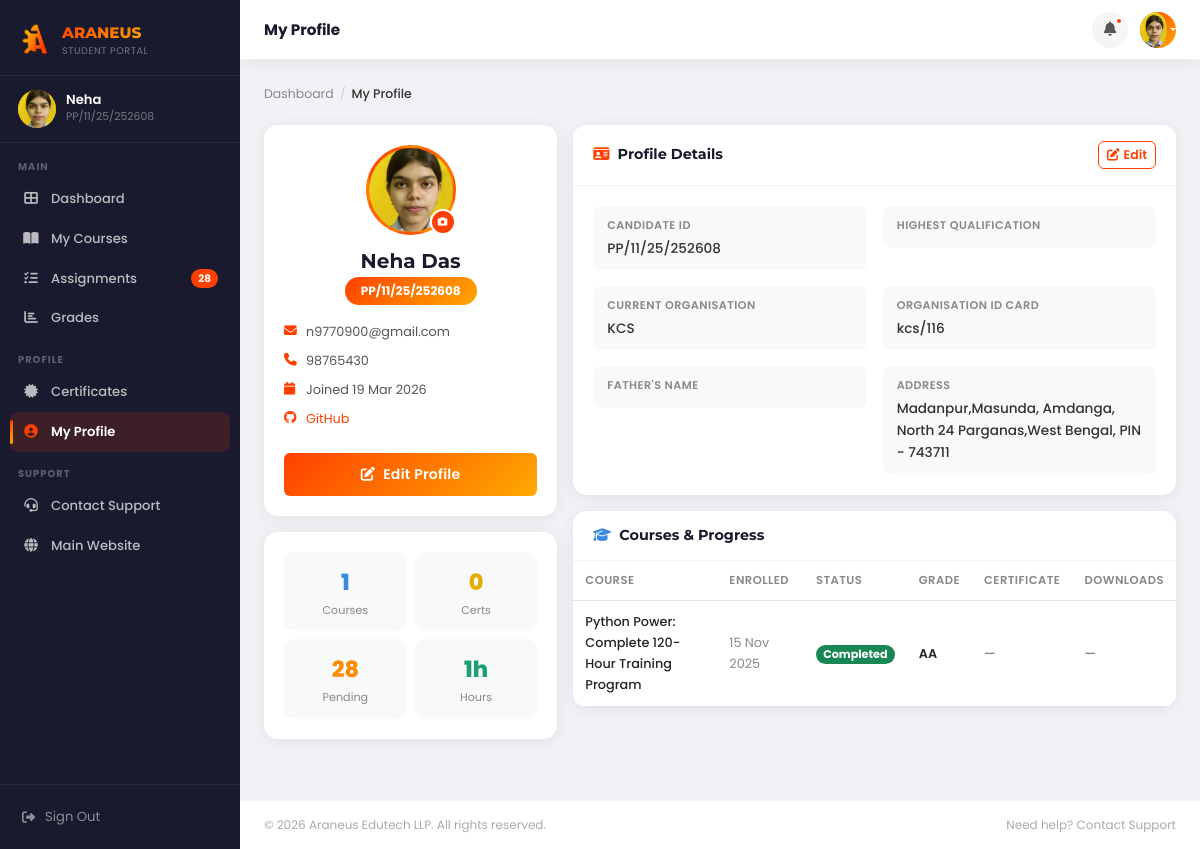
Before: /portal/profile.php (signed in) with the older database file.
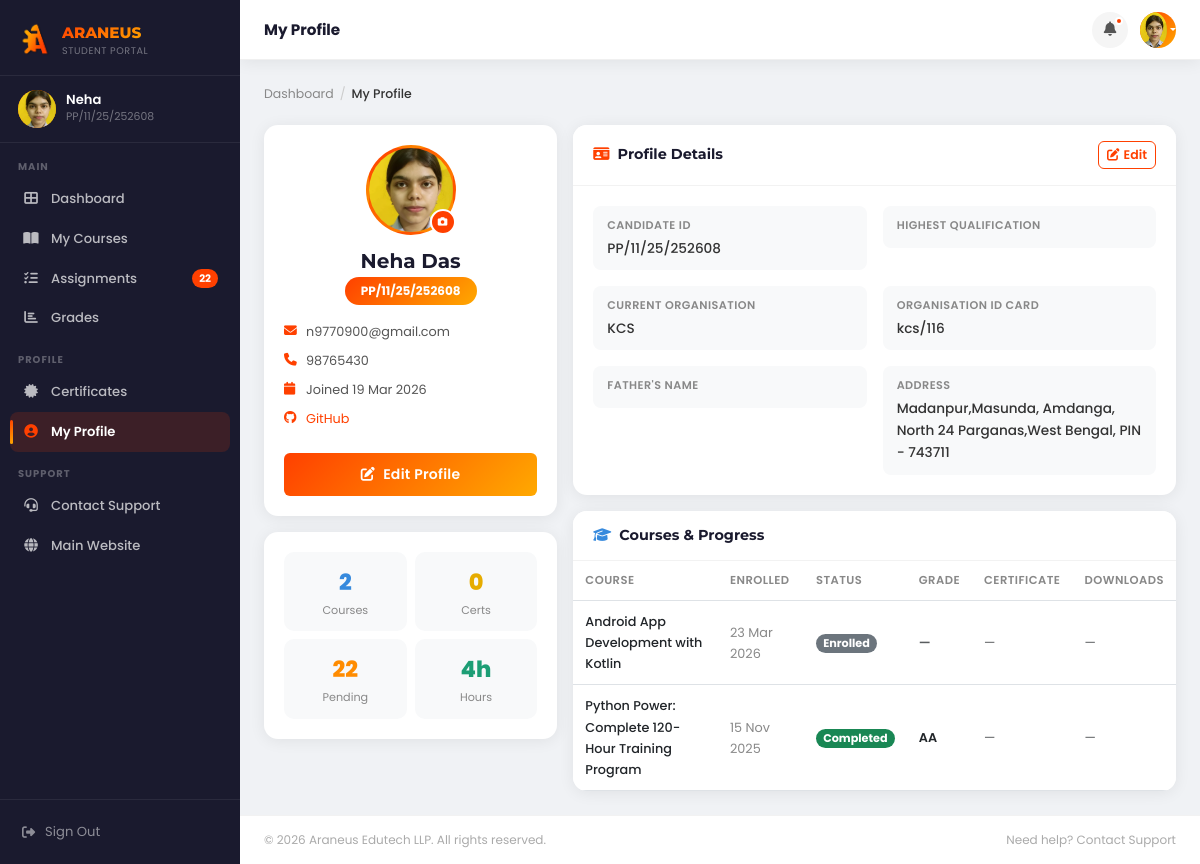
After: the same page with the newer database file.
### tables this page shows
CREATE TABLE `enrollments` (
  `id` int(11) NOT NULL,
  `student_id` int(11) NOT NULL,
  `course_id` int(11) DEFAULT NULL,
  `enrollment_date` date NOT NULL,
  `completion_date` date DEFAULT NULL,
  `status` enum('enrolled','in_progress','completed','dropped') DEFAULT 'enrolled',
  `grade` varchar(10) DEFAULT NULL,
  `certificate_issued` tinyint(1) DEFAULT 0,
  `certificate_id` varchar(50) DEFAULT NULL,
  `notes` text DEFAULT NULL,
  `attendance_sheet` varchar(255) DEFAULT NULL,
  `payment_receipt` varchar(255) DEFAULT NULL,
  `project_report` varchar(255) DEFAULT NULL,
  `created_at` timestamp NOT NULL DEFAULT current_timestamp()
);

CREATE TABLE `courses` (
  `id` int(11) NOT NULL,
  `title` varchar(150) NOT NULL,
  `description` text DEFAULT NULL,
  `duration` varchar(50) DEFAULT NULL,
  `mode` enum('Online','Offline','Hybrid','') NOT NULL,
  `fee` decimal(10,2) DEFAULT NULL,
  `category` varchar(50) DEFAULT NULL,
  `instructor` varchar(100) DEFAULT NULL,
  `image_url` varchar(255) DEFAULT NULL,
  `syllabus_file` varchar(255) DEFAULT NULL,
  `is_active` tinyint(1) DEFAULT 1,
  `created_at` timestamp NOT NULL DEFAULT current_timestamp(),
  `program_format` varchar(100) DEFAULT NULL,
  `tools_provided` text DEFAULT NULL,
  `hardware_kit` text DEFAULT NULL,
  `certification_type` varchar(50) DEFAULT NULL
);

### includes/database.php (called while the page is built, shortened)
<?php
class Database {
    private $host = DB_HOST;
    private $user = DB_USER;
    private $pass = DB_PASS;
    private $dbname = DB_NAME;
    private $conn;
    private function connect() {
        $this->conn = new mysqli($this->host, $this->user, $this->pass, $this->dbname);
        $this->conn->set_charset("utf8");
    }
    public function getConnection() {
        return $this->conn;
    }
}
?>

### controller/Auth.php (called while the page is built, shortened)
<?php
class Auth {
    public function __construct() {
        require_once __DIR__ . '/../includes/database.php';
        $database = new Database();
    }
    public function getStudentId(){ return $_SESSION['student_id'] ?? null; }
}
?>

### portal/profile.php (the view, shortened to what the changed rows need)
<?php
require_once 'includes/header.php';
$enrollments = [];
$stmt = $conn->prepare("
    SELECT e.*, c.title AS course_name, c.syllabus_file,
           cert.id AS cert_db_id, cert.issue_date, cert.expiry_date, cert.file_path AS cert_file
    FROM enrollments e
    LEFT JOIN courses c ON e.course_id = c.id
    LEFT JOIN certificates cert ON e.certificate_id = cert.certificate_id
    WHERE e.student_id = ?
    ORDER BY e.enrollment_date DESC
");
$stmt->bind_param("i", $studentId);
$stmt->execute();
$result = $stmt->get_result();
while ($row = $result->fetch_assoc()) { $enrollments[] = $row; }
?>
<div class="row g-3">
    <div class="col-lg-4">
        <div class="p-card mb-3">
            <div class="p-card-body text-center">
                <div style="font-size:.8rem;text-align:left;">
                    <?php foreach ([
                        ['fas fa-envelope', $studentData['email']],
                        ['fas fa-phone',    $studentData['phone'] ?? 'Not provided'],
                        ['fas fa-calendar', 'Joined '.date('d M Y', strtotime($studentData['created_at']))],
                    ] as [$icon, $val]): ?>
                    <div class="d-flex gap-2 mb-2" style="color:#555;">
                        <i class="<?= $icon ?> mt-1" style="color:var(--portal-primary);width:14px;font-size:.8rem;flex-shrink:0;"></i>
                        <span class="text-truncate"><?= htmlspecialchars($val) ?></span>
                    </div>
                    <?php endforeach; ?>
                </div>
            </div>
        </div>
        <div class="p-card">
            <div class="p-card-body">
                <div class="row g-2 text-center">
                    <?php foreach ([
                        [count($enrollments),   'Courses',      '#378add'],
                        [$certCount,            'Certs',        '#e6ac00'],
                        [$pendingAssignments,   'Pending',      '#ff8c00'],
                        [$studentData['time_hours'].'h','Hours','#1d9e75'],
                    ] as [$num,$label,$color]): ?>
                    <div class="col-6">
                        <div style="background:#f8f9fa;border-radius:10px;padding:12px 8px;">
                            <div style="font-size:1.4rem;font-weight:800;color:<?= $color ?>;"><?= $num ?></div>
                            <div style="font-size:.7rem;color:#888;"><?= $label ?></div>
                        </div>
                    </div>
                    <?php endforeach; ?>
                </div>
            </div>
        </div>
    </div>
    <div class="col-lg-8 d-flex flex-column gap-3">
        <div class="p-card">
            <div class="p-card-body">
                <div class="row g-3" style="font-size:.85rem;">
                    <?php foreach ([
                        ['Candidate ID',           $studentData['candidate_id']],
                        ['Highest Qualification',  $studentData['highest_qualification'] ?? '—'],
                        ['Current Organisation',   $studentData['current_organization'] ?? '—'],
                        ['Organisation ID Card',   $studentData['org_i_card'] ?? '—'],
                        ['Father\'s Name',          $studentData['father_name'] ?? '—'],
                        ['Address',                $studentData['address'] ?? '—'],
                    ] as [$label,$val]): ?>
                    <div class="col-sm-6">
                        <div style="background:#f8f9fa;border-radius:8px;padding:10px 14px;">
                            <div style="font-size:.7rem;color:#888;font-weight:600;text-transform:uppercase;letter-spacing:.04em;margin-bottom:3px;"><?= $label ?></div>
                            <div style="color:#333;font-weight:500;"><?= htmlspecialchars($val) ?></div>
                        </div>
                    </div>
                    <?php endforeach; ?>
                </div>
            </div>
        </div>
        <div class="p-card">
            <?php if (empty($enrollments)): ?>
            <div class="p-card-body text-center py-4">
                <p class="text-muted small mb-0">Not enrolled in any courses yet.</p>
            </div>
            <?php else: ?>
            <div style="overflow-x:auto;">
                <table class="table table-hover mb-0" style="font-size:.8rem;">
                    <thead style="background:#f8f9fa;">
                        <tr>
                            <?php foreach (['Course','Enrolled','Status','Grade','Certificate','Downloads'] as $h): ?>
                            <th style="font-size:.72rem;font-weight:600;color:#888;text-transform:uppercase;letter-spacing:.04em;padding:10px 12px;"><?= $h ?></th>
                            <?php endforeach; ?>
                        </tr>
                    </thead>
                    <tbody>
                    <?php foreach ($enrollments as $e):
                        $badge = match($e['status']){'completed'=>'success','in_progress'=>'warning','dropped'=>'danger',default=>'secondary'};
                    ?>
                        <tr>
                            <td style="padding:10px 12px;vertical-align:middle;font-weight:500;"><?= htmlspecialchars($e['course_name']) ?></td>
                            <td style="padding:10px 12px;vertical-align:middle;color:#888;"><?= date('d M Y', strtotime($e['enrollment_date'])) ?></td>
                            <td style="padding:10px 12px;vertical-align:middle;">
                                <span class="badge bg-<?= $badge ?> rounded-pill" style="font-size:.7rem;">
                                    <?= ucfirst(str_replace('_',' ',$e['status'])) ?>
                                </span>
                            </td>
                            <td style="padding:10px 12px;vertical-align:middle;font-weight:600;">
                                <?= !empty($e['grade']) ? htmlspecialchars($e['grade']) : '<span class="text-muted">—</span>' ?>
                            </td>
                            <td style="padding:10px 12px;vertical-align:middle;">
                                <?php if (!empty($e['cert_file'])): ?>
                                <button class="btn btn-sm btn-outline-warning" style="font-size:.72rem;padding:3px 8px;"
                                        onclick="viewCertificate(<?= $e['cert_db_id'] ?>)">
                                    <i class="fas fa-certificate me-1"></i>View
                                </button>
                                <?php else: ?><span class="text-muted">—</span><?php endif; ?>
                            </td>
                            <td style="padding:10px 12px;vertical-align:middle;">
                                <div class="d-flex gap-1 flex-wrap">
                                    <?php if (empty($e['syllabus_file']) && empty($e['attendance_sheet']) && empty($e['payment_receipt']) && empty($e['project_report'])): ?>
                                    <span class="text-muted">—</span>
                                    <?php endif; ?>
                                </div>
                            </td>
                        </tr>
                    <?php endforeach; ?>
                    </tbody>
                </table>
            </div>
            <?php endif; ?>
        </div>
    </div>
</div>
<?php $conn->close(); require_once 'includes/footer.php'; ?>

### portal/includes/header.php (shortened to what the changed rows need)
<?php
require_once '../controller/Auth.php';
$auth    = new Auth();
$db   = new Database();
$conn = $db->getConnection();
$studentId   = $auth->getStudentId();
$assignStmt = $conn->prepare("
    SELECT COUNT(*) as pending
    FROM assignments a
    LEFT JOIN submissions s ON a.id = s.assignment_id AND s.student_id = ?
    WHERE a.due_date >= CURDATE() AND s.id IS NULL
");
$assignStmt->bind_param("i", $studentId);
$assignStmt->execute();
$pendingAssignments = $assignStmt->get_result()->fetch_assoc()['pending'] ?? 0;
$currentPage = basename($_SERVER['PHP_SELF']);
function portalNavActive($page) {
    global $currentPage;
    return $currentPage === $page ? 'active' : '';
}
?>
<!DOCTYPE html>
<html lang="en">
<head>
    <link href="https://cdn.jsdelivr.net/npm/bootstrap@5.3.0-alpha1/dist/css/bootstrap.min.css" rel="stylesheet">
    <link rel="stylesheet" href="https://cdnjs.cloudflare.com/ajax/libs/font-awesome/6.4.0/css/all.min.css">
    <link rel="stylesheet" href="<?php echo SITE_URL; ?>assets/css/style.css">
</head>
<body>
<aside class="portal-sidebar" id="portalSidebar">
    <ul class="sidebar-nav">
        <li><a href="assignments.php" class="<?= portalNavActive('assignments.php') ?>">
            <i class="fas fa-tasks"></i> Assignments
            <?php if ($pendingAssignments > 0): ?><span class="nav-badge"><?= $pendingAssignments ?></span><?php endif; ?>
        </a></li>
    </ul>
</aside>
<main class="portal-main">
<div class="portal-content">

Changed rows visible on the page:
added enrollments: course.title "Android App Development with Kotlin", enrollment_date "23 Mar 2026", status "Enrolled"
Other visible differences:
$pendingAssignments: "28" → "22"
new list line: "2 Courses"
new list line: "22 Pending"
new list line: "4h Hours"
list line gone: "1 Courses"
list line gone: "28 Pending"
list line gone: "1h Hours"
